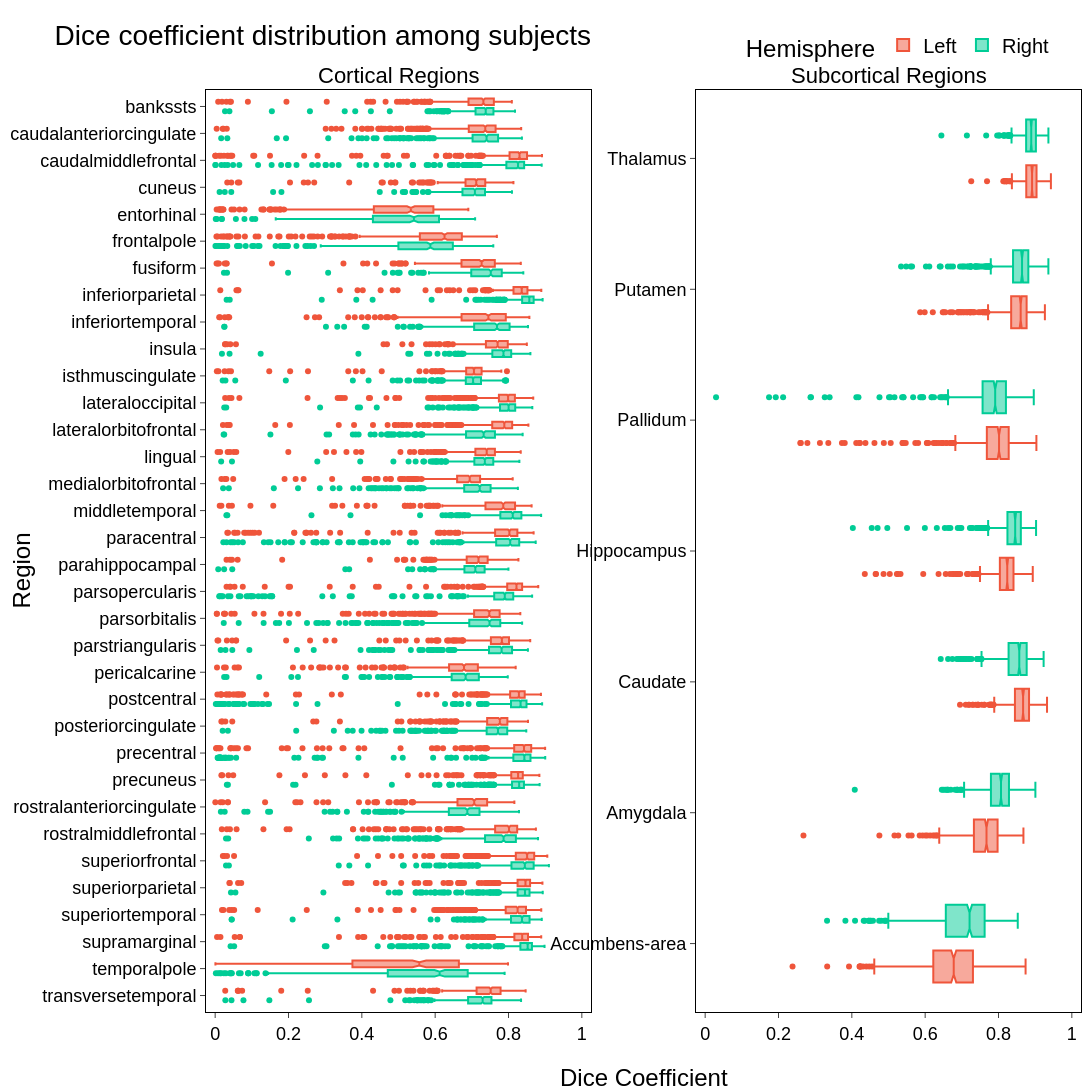

The notebook cell saved with this chart:
### Code cell
from plotly.subplots import make_subplots
import plotly.colors as pc

df["Label"] = df["Label"].str.replace("_", " ")


labels = df.Label.unique()
# remove the 'Unknown' and 'non-WM-hypointensities' labels
labels = labels[labels != "Unknown"]
labels = labels[labels != "non-WM-hypointensities"]
labels = labels[labels != "undetermined"]

# split labels into 2 groups to have 2 box plots on 2 columns
labels1 = cortical_regions
labels2 = subcortical_regions

df1 = df[df.Label.isin(labels1)]
df2 = df[df.Label.isin(labels2)]

fig = make_subplots(
    rows=1,
    cols=2,
    x_title="Dice Coefficient",
    y_title="Region",
    column_titles=["Cortical Regions", "Subcortical Regions"],
    horizontal_spacing=0.12,
)

colors = {
    "Left": pc.qualitative.Plotly[1],
    "Right": pc.qualitative.Plotly[2],
}

fig1 = px.box(
    df1,
    x="Dice",
    y="Label",
    title="Dice coefficient distribution among subejcts",
    color="Hemisphere",
    notched=True,
    orientation="h",
)

fig2 = px.box(
    df2,
    x="Dice",
    y="Label",
    title="Dice coefficient distribution among subejcts",
    color="Hemisphere",
    notched=True,
    orientation="h",
)

for data in fig1.data:
    # add y-shift to the box plot
    data.showlegend = False
    data.marker.color = colors[data.name]
    fig.add_trace(data, row=1, col=1)

for data in fig2.data:
    data.marker.color = colors[data.name]
    fig.add_trace(data, row=1, col=2)

fig.layout.annotations[-1].xshift = -150  # Adjust the x position of the title
fig.update_layout(
    title="Dice coefficient distribution among subjects",
    boxmode="group",
    legend=dict(
        title="Hemisphere",
        tracegroupgap=0,
        orientation="h",
        yanchor="top",
        y=1.07,
        xanchor="right",
        x=0.97,
    ),
    margin=dict(l=50, r=10, t=90, b=80),
    xaxis=dict(range=[-0.025, 1.025]),
    xaxis2=dict(range=[-0.025, 1.025]),
    font=dict(family="Helvetica, sans serif", color="black", size=20),
    paper_bgcolor="White",
    plot_bgcolor="White",
)

fig.update_xaxes(
    mirror=True, ticks="outside", showline=True, linewidth=1, linecolor="black"
)
fig.update_yaxes(
    mirror=True, ticks="outside", showline=True, linewidth=1, linecolor="black"
)

fig.update_annotations(
    font=dict(family="Helvetica, sans serif", color="black", size=22)
)
fig.update_xaxes(tickfont=dict(family="Helvetica, sans serif", color="black", size=18))
fig.update_yaxes(tickfont=dict(family="Helvetica, sans serif", color="black", size=18))
fig.update_layout(
    title_font=dict(family="Helvetica, sans serif", color="black", size=28), title_y=1
)

for annotation in fig.layout.annotations:
    if annotation.text == "Region":
        annotation.yshift = -20
        annotation.xshift = -170
        annotation.font.size = 24
    if annotation.text == "Dice Coefficient":
        annotation.yshift = -50
        annotation.font.size = 24

fig.update_yaxes(autorange="reversed", row=1, col=1)

fig.update_layout(
    width=1600, height=1200, title="Dice coefficient distribution among subjects"
)
filename = figures_dir / "dice"
save_figure(fig, filename, width=1600, height=1200, scale=2, formats=["png", "pdf"])
print(f"Figure saved to: {anondir(filename)}")
display(Image(filename.with_suffix(".png")))

### Figure 1 — Plotly figure (JSON) as saved in the notebook; plotly's stock layout.template omitted (floating-point values rounded to 4 significant figures; data arrays with more than 128 entries replaced by an {"elided": "..."} marker saying what was removed)
{"data": [{"alignmentgroup": "True", "hovertemplate": "Hemisphere=Left<br>Dice=%{x}<br>Label=%{y}<extra></extra>", "legendgroup": "Left", "marker": {"color": "#EF553B"}, "name": "Left", "notched": true, "offsetgroup": "Left", "orientation": "h", "showlegend": false, "type": "box", "x": {"elided": "20205 float values"}, "x0": " ", "xaxis": "x", "y": {"elided": "20205 str values"}, "y0": " ", "yaxis": "y"}, {"alignmentgroup": "True", "hovertemplate": "Hemisphere=Right<br>Dice=%{x}<br>Label=%{y}<extra></extra>", "legendgroup": "Right", "marker": {"color": "#00CC96"}, "name": "Right", "notched": true, "offsetgroup": "Right", "orientation": "h", "showlegend": false, "type": "box", "x": {"elided": "20207 float values"}, "x0": " ", "xaxis": "x", "y": {"elided": "20207 str values"}, "y0": " ", "yaxis": "y"}, {"alignmentgroup": "True", "hovertemplate": "Hemisphere=Left<br>Dice=%{x}<br>Label=%{y}<extra></extra>", "legendgroup": "Left", "marker": {"color": "#EF553B"}, "name": "Left", "notched": true, "offsetgroup": "Left", "orientation": "h", "showlegend": true, "type": "box", "x": {"elided": "4165 float values"}, "x0": " ", "xaxis": "x2", "y": {"elided": "4165 str values"}, "y0": " ", "yaxis": "y2"}, {"alignmentgroup": "True", "hovertemplate": "Hemisphere=Right<br>Dice=%{x}<br>Label=%{y}<extra></extra>", "legendgroup": "Right", "marker": {"color": "#00CC96"}, "name": "Right", "notched": true, "offsetgroup": "Right", "orientation": "h", "showlegend": true, "type": "box", "x": {"elided": "4165 float values"}, "x0": " ", "xaxis": "x2", "y": {"elided": "4165 str values"}, "y0": " ", "yaxis": "y2"}], "layout": {"annotations": [{"font": {"color": "black", "family": "Helvetica, sans serif", "size": 22}, "showarrow": false, "text": "Cortical Regions", "x": 0.22, "xanchor": "center", "xref": "paper", "y": 1, "yanchor": "bottom", "yref": "paper"}, {"font": {"color": "black", "family": "Helvetica, sans serif", "size": 22}, "showarrow": false, "text": "Subcortical Regions", "x": 0.78, "xanchor": "center", "xref": "paper", "y": 1, "yanchor": "bottom", "yref": "paper"}, {"font": {"color": "black", "family": "Helvetica, sans serif", "size": 24}, "showarrow": false, "text": "Dice Coefficient", "x": 0.5, "xanchor": "center", "xref": "paper", "y": 0, "yanchor": "top", "yref": "paper", "yshift": -50}, {"font": {"color": "black", "family": "Helvetica, sans serif", "size": 24}, "showarrow": false, "text": "Region", "textangle": -90, "x": 0, "xanchor": "right", "xref": "paper", "xshift": -170, "y": 0.5, "yanchor": "middle", "yref": "paper", "yshift": -20}], "boxmode": "group", "font": {"color": "black", "family": "Helvetica, sans serif", "size": 20}, "height": 1200, "legend": {"orientation": "h", "title": {"text": "Hemisphere"}, "tracegroupgap": 0, "x": 0.97, "xanchor": "right", "y": 1.07, "yanchor": "top"}, "margin": {"b": 80, "l": 50, "r": 10, "t": 90}, "paper_bgcolor": "White", "plot_bgcolor": "White", "title": {"text": "Dice coefficient distribution among subjects"}, "width": 1600, "xaxis": {"anchor": "y", "domain": [0, 0.44], "linecolor": "black", "linewidth": 1, "mirror": true, "range": [-0.025, 1.025], "showline": true, "tickfont": {"color": "black", "family": "Helvetica, sans serif", "size": 18}, "ticks": "outside"}, "xaxis2": {"anchor": "y2", "domain": [0.56, 1], "linecolor": "black", "linewidth": 1, "mirror": true, "range": [-0.025, 1.025], "showline": true, "tickfont": {"color": "black", "family": "Helvetica, sans serif", "size": 18}, "ticks": "outside"}, "yaxis": {"anchor": "x", "autorange": "reversed", "domain": [0, 1], "linecolor": "black", "linewidth": 1, "mirror": true, "showline": true, "tickfont": {"color": "black", "family": "Helvetica, sans serif", "size": 18}, "ticks": "outside"}, "yaxis2": {"anchor": "x2", "domain": [0, 1], "linecolor": "black", "linewidth": 1, "mirror": true, "showline": true, "tickfont": {"color": "black", "family": "Helvetica, sans serif", "size": 18}, "ticks": "outside"}}}
